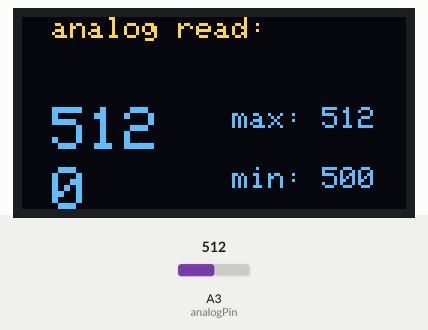
This sketch was run on a simulated Arduino Uno, built with avr-gcc and run on an emulated ATmega328P. On the bench: 128×64 one-colour display. The test bench sets the inputs (shaded band); at power-on: A3 (analogPin) = 512. The OLED is the two-colour kind (top 16 rows yellow).

Above: at 1.2 s.
1.3 s: A3 (analogPin) set to 490
At 2.4 s:
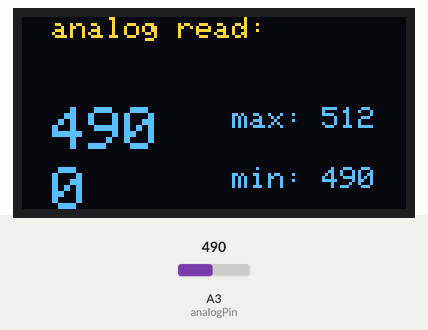
2.9 s: A3 (analogPin) set to 510
At 4.0 s:
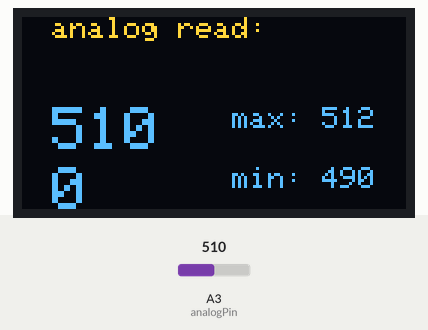
4.4 s: A3 (analogPin) set to 306
At 5.5 s:
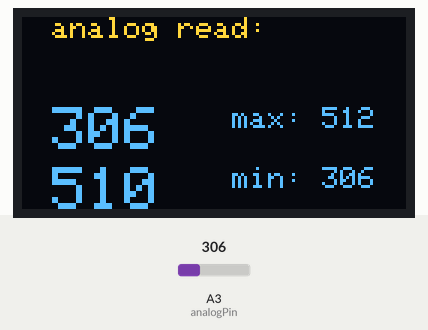
Timing chart, 0 to 7.4 s (numbered marks = the images above; inputs shaded):
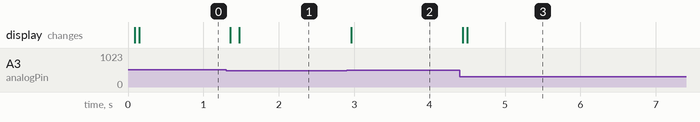

Measured:
- after the input at 1.3 s, the display: first changes after 0.06 s (image 1 shows a later state)
- after the input at 2.9 s, the display: changes after 0.06 s (image 2)
- after the input at 4.4 s, the display: first changes at once (image 3 shows a later state)

The sketch:

10_nano_oled_analog_read.ino
```cpp
#include <SPI.h>
#include <Wire.h>
#include <Adafruit_GFX.h>
#include <Adafruit_SSD1306.h>

#define SCREEN_WIDTH 128 // OLED display width, in pixels
#define SCREEN_HEIGHT 64 // OLED display height, in pixels
#define OLED_RESET     -1 // Reset pin # (or -1 if sharing Arduino reset pin)
#define SCREEN_ADDRESS 0x3C ///< See datasheet for Address; 0x3D for 128x64, 0x3C for 128x32
Adafruit_SSD1306 display(SCREEN_WIDTH, SCREEN_HEIGHT, &Wire, OLED_RESET);

int analogPin = A3; // potentiometer wiper (middle terminal) connected to analog pin 3
                    // outside leads to ground and +5V
int val = 0;  // variable to store the value read
int val_05_s = 0;
int val2 = 0;
long int k = 0;
long int k2 = millis();
long int k3 = millis();
int record_min = 500;
int record_max = 100;


void setup() {
  Serial.begin(9600);

  // SSD1306_SWITCHCAPVCC = generate display voltage from 3.3V internally
  if(!display.begin(SSD1306_SWITCHCAPVCC, SCREEN_ADDRESS)) {
    Serial.println(F("SSD1306 allocation failed"));
    for(;;); // Don't proceed, loop forever
  }

  display.clearDisplay();
  display.display();
}

void loop() {

  val = analogRead(analogPin);  // read the input pin
  testscrolltext();
  k=millis();
  if(k-k2>300)
  {
    k2=millis();
    val_05_s = analogRead(analogPin);
  }


   if(k-k3>100)
  {
    k3=millis();
    if(val > record_max){
      record_max=val;
    }

    if(val < record_min){
      record_min=val;
    }

  }


  // delay(200);
}


void testscrolltext() {
  display.clearDisplay();
  display.setTextSize(1); // Draw 2X-scale text
  display.setTextColor(SSD1306_WHITE);
  display.setCursor(10, 0);
  display.println("analog read:");
  display.setTextSize(2); // Draw 2X-scale text
  display.setCursor(10, 30);
  display.println(val);
  display.setCursor(10, 50);
    if((val-val_05_s>100) || (val_05_s-val>100))
  {
    val2 = val_05_s;

  }
  display.println(val2);


  display.setTextSize(1); // Draw 2X-scale text
  display.setCursor(70, 30);
  display.println("max:");
  display.setCursor(100, 30);
  display.println(record_max);


  display.setCursor(70, 50);
  display.println("min:");
  display.setCursor(100, 50);
  display.println(record_min);


  display.display();      // Show initial text
}
```
